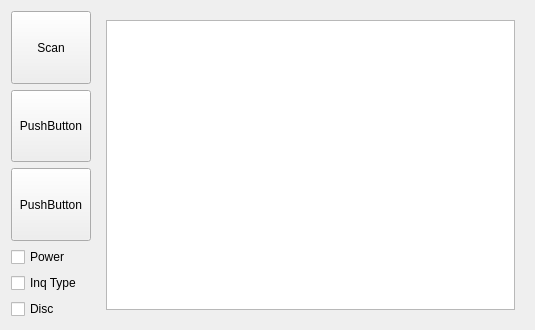
<?xml version="1.0" encoding="UTF-8"?>
<ui version="4.0">
 <class>BluetoothMgmtForm</class>
 <widget class="QWidget" name="BluetoothMgmtForm">
  <property name="geometry">
   <rect>
    <x>0</x>
    <y>0</y>
    <width>535</width>
    <height>330</height>
   </rect>
  </property>
  <property name="windowTitle">
   <string>Form</string>
  </property>
  <layout class="QHBoxLayout" name="horizontalLayout">
   <item>
    <layout class="QVBoxLayout" name="verticalLayout">
     <item>
      <widget class="QPushButton" name="scan">
       <property name="sizePolicy">
        <sizepolicy hsizetype="Minimum" vsizetype="MinimumExpanding">
         <horstretch>0</horstretch>
         <verstretch>0</verstretch>
        </sizepolicy>
       </property>
       <property name="text">
        <string>Scan</string>
       </property>
      </widget>
     </item>
     <item>
      <widget class="QPushButton" name="pushButton_2">
       <property name="sizePolicy">
        <sizepolicy hsizetype="Minimum" vsizetype="MinimumExpanding">
         <horstretch>0</horstretch>
         <verstretch>0</verstretch>
        </sizepolicy>
       </property>
       <property name="text">
        <string>PushButton</string>
       </property>
      </widget>
     </item>
     <item>
      <widget class="QPushButton" name="pushButton_3">
       <property name="sizePolicy">
        <sizepolicy hsizetype="Minimum" vsizetype="MinimumExpanding">
         <horstretch>0</horstretch>
         <verstretch>0</verstretch>
        </sizepolicy>
       </property>
       <property name="text">
        <string>PushButton</string>
       </property>
      </widget>
     </item>
     <item>
      <widget class="QCheckBox" name="power">
       <property name="text">
        <string>Power</string>
       </property>
      </widget>
     </item>
     <item>
      <widget class="QCheckBox" name="inquiryType">
       <property name="text">
        <string>Inq Type</string>
       </property>
      </widget>
     </item>
     <item>
      <widget class="QCheckBox" name="discoverable">
       <property name="text">
        <string>Disc</string>
       </property>
      </widget>
     </item>
    </layout>
   </item>
   <item>
    <widget class="QWidget" name="devices" native="true">
     <property name="sizePolicy">
      <sizepolicy hsizetype="MinimumExpanding" vsizetype="Preferred">
       <horstretch>0</horstretch>
       <verstretch>0</verstretch>
      </sizepolicy>
     </property>
     <layout class="QVBoxLayout" name="verticalLayout_2">
      <item>
       <widget class="QListWidget" name="list"/>
      </item>
     </layout>
    </widget>
   </item>
  </layout>
 </widget>
 <resources/>
 <connections/>
</ui>
